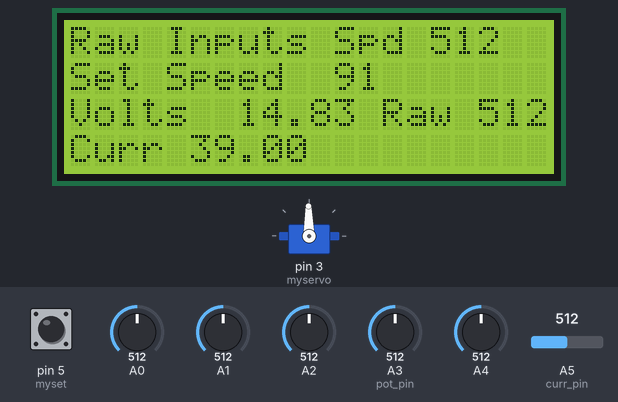
A sketch run on a simulated Arduino Uno, built with avr-gcc and run on an emulated ATmega328P. On the bench: servo, 20×4 character LCD. The inputs (shaded band) are chosen by the test bench; at power-on: pin 5 (myset) HIGH, A3 (pot_pin) = 512, A1 = 512, A0 = 512, A2 = 512, A4 = 512, A5 (curr_pin) = 512.

Above: at 1.2 s.
1.3 s: pin 5 (myset) pulled LOW for 1 s
At 3.7 s:
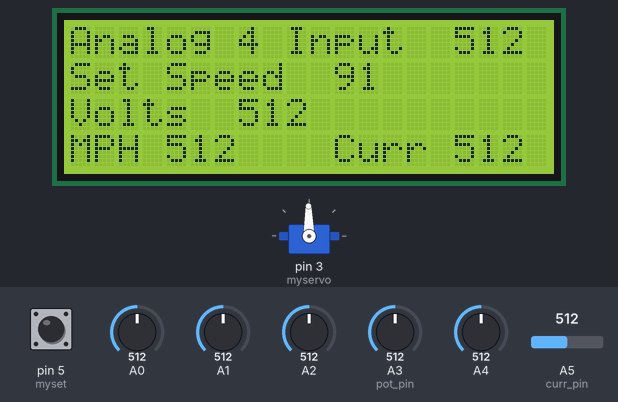
4.0 s: A3 (pot_pin) set to 306
At 5.0 s:
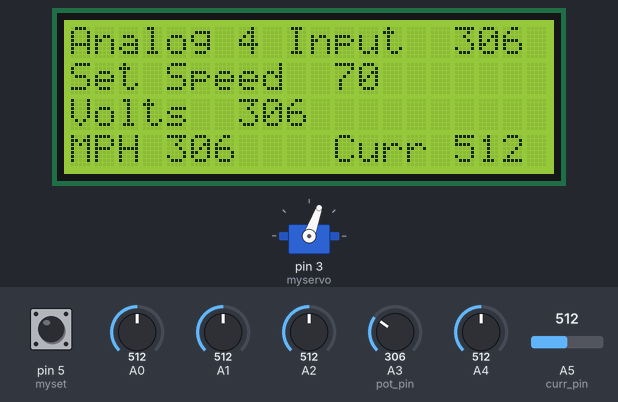
5.5 s: A3 (pot_pin) set to 30
At 6.2 s:
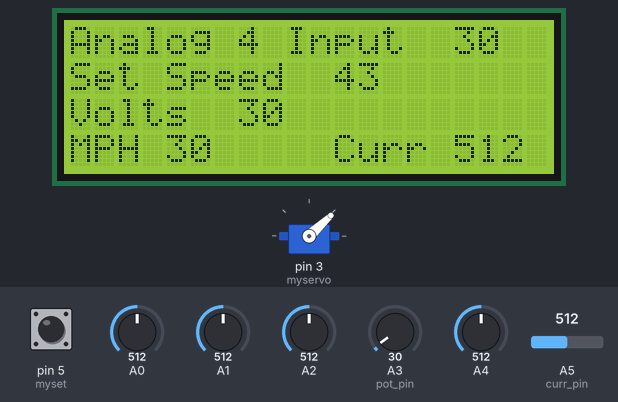
7.0 s: pin 5 (myset) pulled LOW for 3.2 s
At 7.9 s:
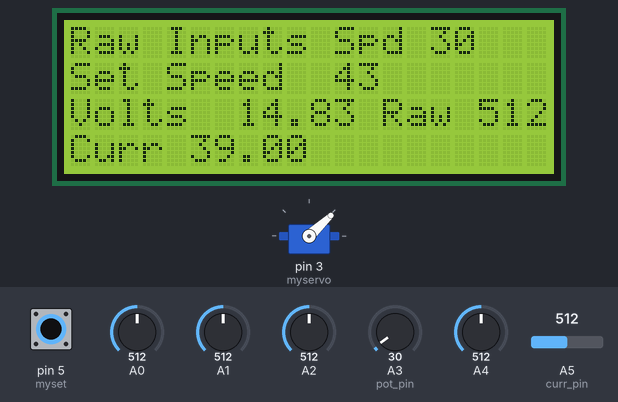
11.7 s: A1 set to 30
At 12.8 s:
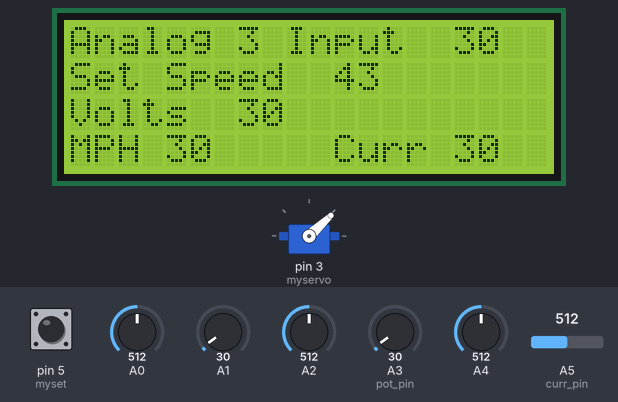
Timing chart, 0 to 14.5 s (numbered marks = the images above; inputs shaded):
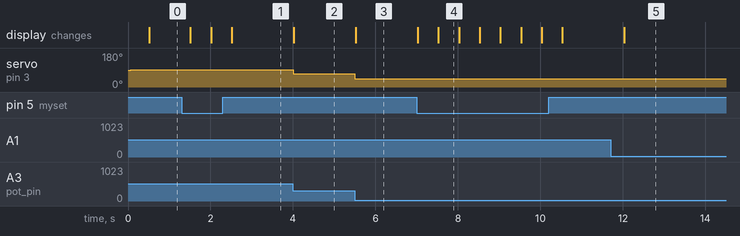

The sketch:

trike_throttle_mod_scrns.ino
```cpp
#include <Servo.h>
#include <LiquidCrystal.h>

LiquidCrystal lcd(7, 8, 9, 10, 11, 12);  // initialize the library with the numbers of thepins interface
Servo myservo;  // create servo object to control a servo

int pot_pin = 3;  // analog pin used to connect the potentiometer
int spd;    // variable to read the value from the analog pin
int curr_pin = 5;
int curr;
int set_spd;
int anl_0;
int anl_1;
int anl_2;
int anl_3;
int anl_4;
int anl_5;
int myset=5;
int myscr =0;
float volts = 0;
long previousMillis = 0;
long interval = 500;
float curr2 = 0;
float curr3 = 0;

void setup()
{
Serial.begin(9600);
myservo.attach(3);  // attaches the servo on pin 9 to the servo object
lcd.begin(20, 4);
pinMode(myset, INPUT_PULLUP);
}

void loop() {

curr = analogRead(curr_pin);
curr2 = curr - 122;
curr3 = curr2 / 10.00;

set_spd = analogRead(pot_pin);            // reads the value of the potentiometer (value between 0 and 1023)
spd = map(set_spd, 200, 800, 60, 120);     // scale it to use it with the servo (value between 50 and 130)

anl_0 = analogRead(0);
anl_0 = analogRead(1);
anl_2 = analogRead(2);
anl_3 = analogRead(3);
anl_4 = analogRead(4);
anl_5 = analogRead(5);

if (digitalRead(myset) == 0)  myscr = myscr + 1;

if (myscr < 0) myscr = 3;
if (myscr > 3) myscr = 0;

volts = (anl_4/34.53);

myservo.write(spd);                  // sets the servo position according to the scaled value
//delay(100);
unsigned long currentMillis = millis();
if(currentMillis - previousMillis > interval) {
    previousMillis = currentMillis;
    switch (myscr) {
    case 1: write_data1();
    break;
    case 2: write_data2();
    break;
    case 3: write_data3();
    break;
    default: write_data();
        }}}

void write_data() {
lcd.clear();
lcd.setCursor(0, 0);
lcd.print("Raw Inputs Spd ");
lcd.print(set_spd);
lcd.setCursor(0, 1);
lcd.print("Set Speed  ");
lcd.print(spd);
lcd.setCursor(0, 2);
lcd.print("Volts  ");
lcd.print(volts);
lcd.setCursor(13, 2);
lcd.print("Raw ");
lcd.print(anl_0);
lcd.setCursor(0, 3);
lcd.print("Curr ");
lcd.print(curr3);
}

void write_data1() {
lcd.clear();
lcd.setCursor(0, 0);
lcd.print("Analog 3 Input  ");
lcd.print(set_spd);
lcd.setCursor(0, 1);
lcd.print("Set Speed  ");
lcd.print(spd);
lcd.setCursor(0, 2);
lcd.print("Volts  ");
lcd.print(anl_3);
lcd.setCursor(0, 3);
lcd.print("MPH ");
lcd.print(set_spd);
lcd.setCursor(11, 3);
lcd.print("Curr ");
lcd.print(anl_0);
}

void write_data2() {
lcd.clear();
lcd.setCursor(0, 0);
lcd.print("Analog 4 Input  ");
lcd.print(set_spd);
lcd.setCursor(0, 1);
lcd.print("Set Speed  ");
lcd.print(spd);
lcd.setCursor(0, 2);
lcd.print("Volts  ");
lcd.print(anl_3);
lcd.setCursor(0, 3);
lcd.print("MPH ");
lcd.print(set_spd);
lcd.setCursor(11, 3);
lcd.print("Curr ");
lcd.print(anl_0);
}

void write_data3() {
lcd.clear();
lcd.setCursor(0, 0);
lcd.print("Analog 4 Input  ");
lcd.print(set_spd);
lcd.setCursor(0, 1);
lcd.print("Set Speed  ");
lcd.print(spd);
lcd.setCursor(0, 2);
lcd.print("Volts  ");
lcd.print(anl_3);
lcd.setCursor(0, 3);
lcd.print("MPH ");
lcd.print(set_spd);
lcd.setCursor(11, 3);
lcd.print("Curr ");
lcd.print(anl_0);
}
```

Measured:
- after the input at 1.3 s, the display: changes after 0.21 s (image 1)
- after the input at 4.0 s, servo on pin 3 (myservo): 91° → 70° at once; the display: changes at once (image 2)
- after the input at 5.5 s, servo on pin 3 (myservo): 70° → 43° at once; the display: changes at once (image 3)
- after the input at 7.0 s, the display: first changes at once (image 4 shows a later state)
- after the input at 11.7 s, the display: changes after 0.34 s (image 5)
- what the display in image 4 shows lasts 0.5 s, from 7.5 s to 8.0 s
